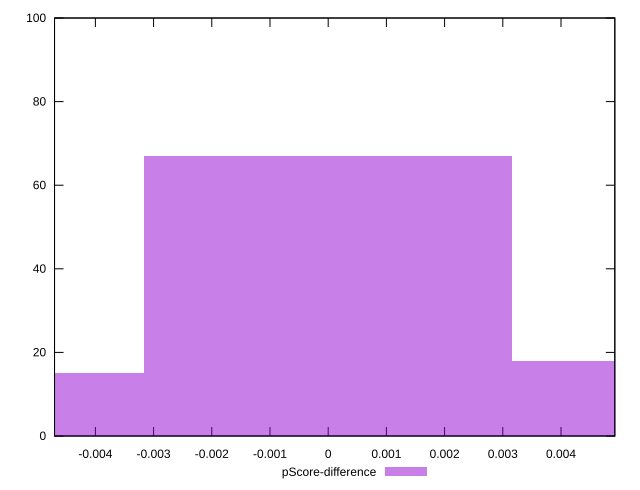

Here is the gnuplot script that generated this plot:
reset

$pScoreDifference <<EOF
0.006319606899963203 18
0 67
-0.006319606899963203 15
EOF

set key outside below
set boxwidth 0.006319606899963203
set xrange [-0.004701851575727889:0.004924699341125938]
set yrange [0:100]
set trange [0:100]
set style fill transparent solid 0.5 noborder
set terminal svg size 640, 490 enhanced background rgb 'white'
set output "report_00026_2021-02-22T21:38:55.199Z/mainthread-work-breakdown/samples/pages+cached/pScore-difference/histogram.svg"

plot $pScoreDifference title "pScore-difference" with boxes

reset
